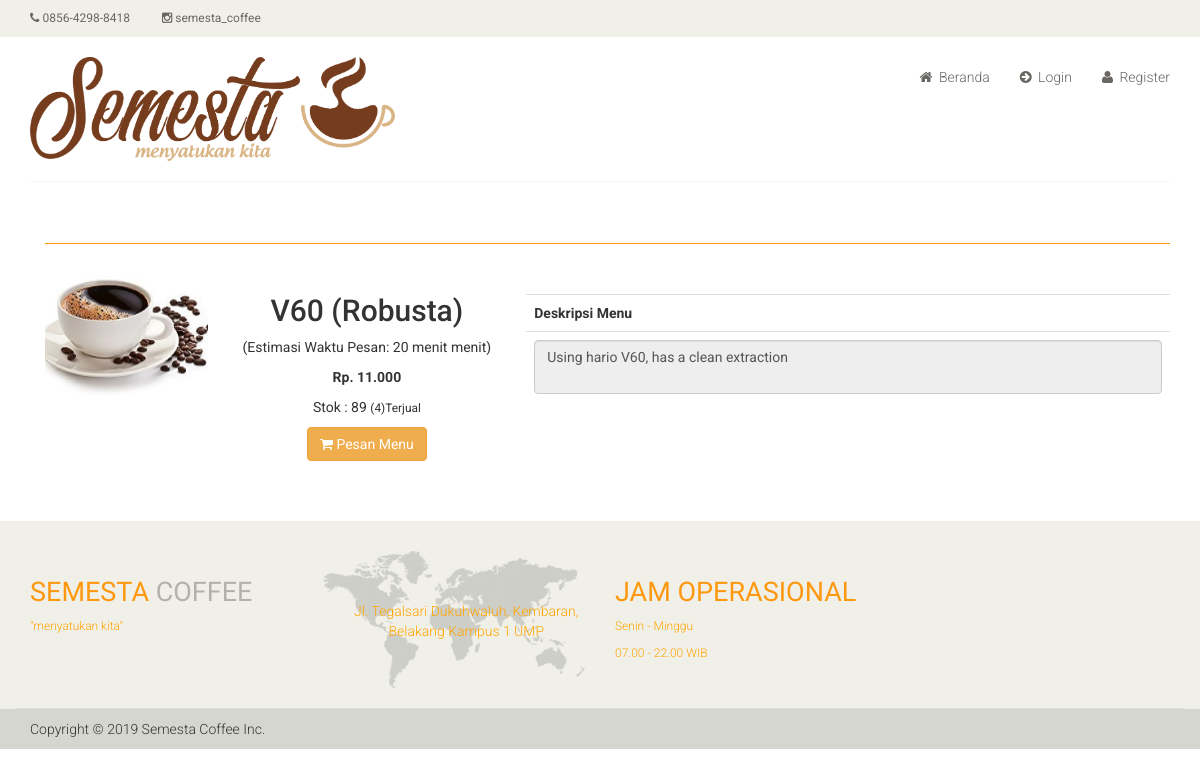
Screenshot of /?i=detail-barang&id=9 with the database file from the repository.
### tables this page shows
CREATE TABLE `m_barang` (
  `brg_id` int(11) NOT NULL AUTO_INCREMENT,
  `judul` varchar(100) NOT NULL,
  `estimasi_menu` varchar(255) NOT NULL,
  `penerbit_id` int(11) DEFAULT NULL,
  `thn_terbit` varchar(100) DEFAULT NULL,
  `kota_terbit` varchar(100) DEFAULT NULL,
  `stok` int(11) NOT NULL,
  `jenis_id` int(11) DEFAULT NULL,
  `kategori_id` int(11) NOT NULL,
  `kategoriacc_id` int(11) DEFAULT NULL,
  `penulis_id` int(11) DEFAULT NULL,
  `harga_beli` int(11) NOT NULL,
  `harga_jual` int(11) NOT NULL,
  `jml_terjual` int(11) NOT NULL,
  `diskon` double(8,2) NOT NULL,
  `berat` double(8,2) DEFAULT NULL,
  `jml_halaman` int(11) DEFAULT NULL,
  `image` varchar(100) NOT NULL,
  `deskripsi` varchar(1000) NOT NULL,
  PRIMARY KEY (`brg_id`)
);

### dtl_barang.php (the view, shortened to what this page needs)
<section>
	<div class="container">
		<div class="row">
			<?php
			$sbuku = mysqli_query($koneksi, "SELECT * FROM m_barang a
								  			 LEFT OUTER JOIN l_kategori b on a.kategori_id = b.kategori_id
								  			 LEFT OUTER JOIN l_penerbit c on a.penerbit_id = c.penerbit_id
								  			 LEFT OUTER JOIN l_penulis d on a.penulis_id = d.penulis_id
											 WHERE brg_id = '$_GET[id]'");
			$hbuku = mysqli_fetch_array($sbuku);
			?>
			<div class="col-sm-12 padding-right">
				<div class="category-tab">
					<div class="col-sm-12">
						<ul class="nav nav-tabs">
						</ul>
					</div>
					<div class="tab-content">
						<div class="tab-pane fade active in">
							<div class="col-sm-2">
								<div class="">
									<div class="single-products">
										<div class="productinfo text-right">
											<img class="img img-responsive" src="<?php echo md5('admin') ?>/dist/img/buku/<?php echo $hbuku['image'] ?>" alt="" style="align-content: center;" />
										</div>
									</div>
								</div>
							</div>
							<div class="col-sm-3">
								<div class="">
									<div class="single-products">
										<div class="text-center">
											<h2><?php echo $hbuku['judul'] ?></h2>
											<p>(Estimasi Waktu Pesan: <?php echo $hbuku['estimasi_menu'] ?> menit)</p>
											<?php
											$diskon = $hbuku['diskon'] / 100;
											if ($diskon > 0) {
												$harga = $hbuku['harga_jual'] * $diskon;
												$hrg = $hbuku['harga_jual'] - $harga;
												?>
												<font style="color:red"><b>Rp. <strike><?php echo number_format($hbuku['harga_jual'], 0, ",", ".") ?></strike></b></font>
												<font>&nbsp;&nbsp;</font>
												<font><b> Rp. <?php echo number_format($hrg, 0, ",", ".") ?></b></font>
												<p></p>
											<?php
											} else {
												?>
												<p><b>Rp. <?php echo number_format($hbuku['harga_jual'], 0, ",", ".") ?></b></p>
											<?php
											}
											?>
											<p>Stok : <?php echo $hbuku['stok'] ?> <small>(<?php echo $hbuku['jml_terjual'] ?>)Terjual</small></p>
											<a href="?i=<?php echo md5('beli') ?>&id=<?php echo $hbuku['brg_id'] ?>" class="btn btn-warning" <?php if ($hbuku['stok'] == 0) {
																																					echo "disabled";
																																				} else {
																																					echo "";
																																				} ?>><i class="fa fa-shopping-cart"></i>
												<?php if ($hbuku['stok'] == 0) {
													echo "Menu Habis";
												} else {
													echo "Pesan Menu";
												} ?> </a>
										</div><br />
									</div>
								</div>
							</div>
							<div class="col-sm-7">
								<div class="">
									<div class="single-products">
										<div class="table-responsive">
											<table class="table">
												<tr>
													<th>Deskripsi Menu</th>
												</tr>
												<tr>
													<td>
														<textarea class="form-control" readonly><?php echo $hbuku['deskripsi'] ?></textarea>
													</td>
												</tr>
											</table>
										</div>
									</div>
								</div>
							</div>
						</div>
					</div>
				</div>
			</div>
		</div>
	</div>
</section><br /><br />

### css/main.css (style rules this page uses)
body { font-family: 'Roboto', sans-serif; background:; position: relative; font-weight:400px; }
a { -webkit-transition: 300ms; -moz-transition: 300ms; -o-transition: 300ms; transition: 300ms; }
h1, h2, h3, h4, h5, h6 { font-family: 'Roboto', sans-serif; }
.padding-right { padding-right: 0; }
.single-products { position: relative; }
.productinfo img { width: 100%; }
.productinfo { position:relative; }
.category-tab { overflow: hidden; }
.category-tab ul { background: #40403E; border-bottom: 1px solid #FE980F; list-style: none outside none; margin: 0 0 30px; padding: 0; width: 100%; }
.user_info input, select, textarea { background: #F0F0E9; border:0; color: #696763; padding: 5px; width: 100%; border-radius: 0; resize: none }

### rows the page displays
m_barang: image (picture), judul "V60 (Robusta)", estimasi_menu "20 menit", harga_jual "11.000", stok "89", jml_terjual "4", deskripsi "Using hario V60, has a clean extraction"
